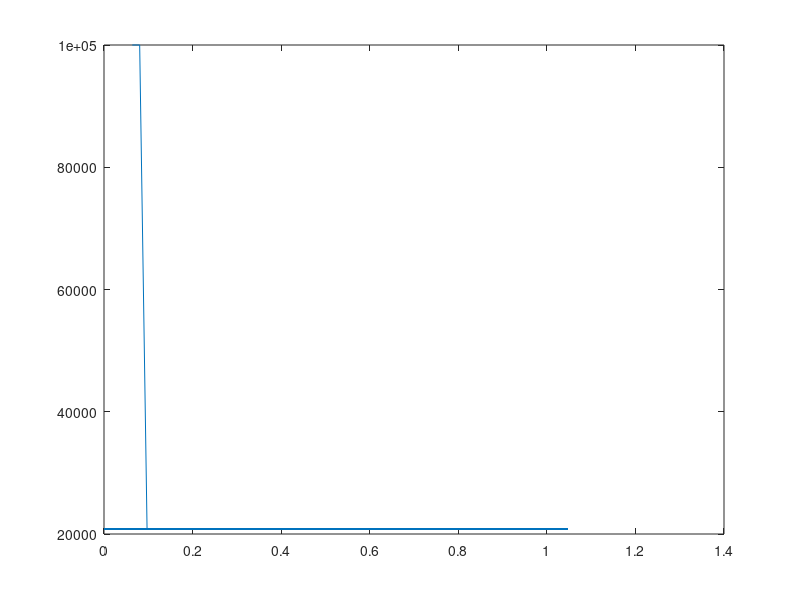

Here is the MATLAB script that generated this plot:
% This should be a program that modifies bou_r.htm
clear; clc;
fid=fopen('bou-all.txt');
k = 1;
while 1
  tline = fgetl(fid);
  if ~ischar(tline)
    break;
  end
  if strmatch('2013-',tline)
    tline = regexprep(tline,'-',' ');
    tline = regexprep(tline,':',' ');
    A(k,:) = str2num(tline); 
    k = k+1;
  end
end
fclose(fid);

X = [];
for i = 1:size(A)
    X(i) = A(i,4)/360 + A(i,5)/60 + A(i,6);
end

Y = A(:,8)';

Y(Y==99999) = NaN;

plot(X,Y)
